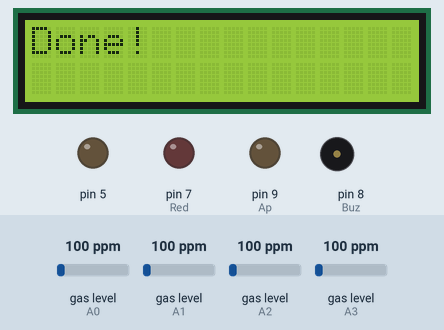
Recording of a sketch running on a simulated Arduino Uno, built with avr-gcc and run on an emulated ATmega328P. Parts: 16×2 character LCD, output pins drawn as LEDs (lit = HIGH), buzzer (waves = sounding, pin HIGH). Inputs (shaded band) come from the test bench; at power-on: gas level (sensors on A0, A1, A2, A3) 100 ppm. What the sketch prints to the serial monitor is not drawn.

Above: at 0.2 s.
At 2.6 s:
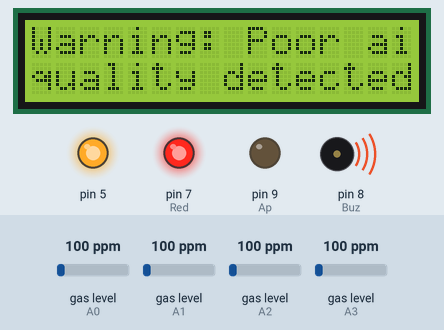
At 7.6 s:
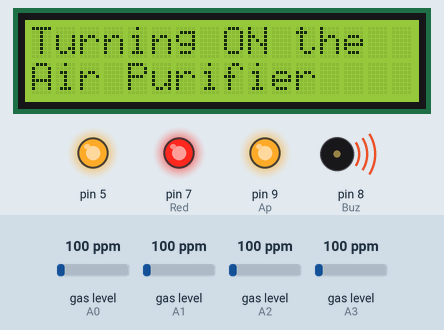
At 12.7 s:
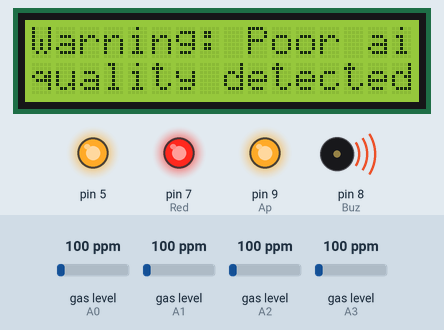
Timing chart, 0 to 14.2 s (numbered marks = the images above):
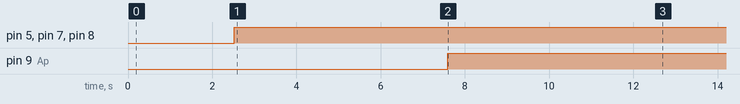

Measured:
- by itself, pin 5, pin 7 (Red), pin 8 (Buz): LOW → HIGH at 2.5 s
- by itself, pin 9 (Ap): LOW → HIGH at 7.6 s
- what the display in image 1 shows lasts 5.0 s, from 2.6 s to 7.6 s

The sketch:

sketch_mar13b.ino
```cpp
//Include the library
#include <Wire.h>
#include <LiquidCrystal_I2C.h>

#include <MQUnifiedsensor.h>
/************************Hardware Related Macros************************************/
#define         Board                   ("Arduino UNO")
#define         Pin0                     (A0)  //Analog input 2 of your arduino
#define         Pin1                     (A1)  //Analog input 3 of your arduino
#define         Pin2                     (A2)  //Analog input 4 of your arduino
#define         Pin3                     (A3)  //Analog input 5 of your arduino
#define         Buz                       (8)  // Buzzer
#define         Red                       (7)  // Red light
#define         Ap                        (9)


/***********************Software Related Macros************************************/

#define         RatioMQ135CleanAir        (3.6)//RS / R0 = 3.6 ppm
#define         RatioMQ6CleanAir          (10) //RS / R0 = 10 ppm
#define         RatioMQ7CleanAir          (27.5) //RS / R0 = 27.5 ppm
#define         RatioMQ9CleanAir          (9.6) //RS / R0 = 9.6 ppm

#define         ADC_Bit_Resolution        (10) // 10 bit ADC
#define         Voltage_Resolution        (5) // Volt resolution to calc the voltage
#define         Type                      ("Arduino UNO") //Board used
/*****************************Globals***********************************************/
//Declare Sensor

MQUnifiedsensor MQ135_1(Board, Voltage_Resolution, ADC_Bit_Resolution, Pin0, Type);
MQUnifiedsensor MQ135_2(Board, Voltage_Resolution, ADC_Bit_Resolution, Pin0, Type);
MQUnifiedsensor MQ135_3(Board, Voltage_Resolution, ADC_Bit_Resolution, Pin0, Type);
MQUnifiedsensor MQ135_4(Board, Voltage_Resolution, ADC_Bit_Resolution, Pin0, Type);
MQUnifiedsensor MQ135_5(Board, Voltage_Resolution, ADC_Bit_Resolution, Pin0, Type);
MQUnifiedsensor MQ135_6(Board, Voltage_Resolution, ADC_Bit_Resolution, Pin0, Type);

MQUnifiedsensor MQ6(Board, Voltage_Resolution, ADC_Bit_Resolution, Pin2, Type);
MQUnifiedsensor MQ7(Board, Voltage_Resolution, ADC_Bit_Resolution, Pin3, Type);
MQUnifiedsensor MQ9(Board, Voltage_Resolution, ADC_Bit_Resolution, Pin1, Type);

unsigned long oldTime = 0;

LiquidCrystal_I2C lcd(0x27, 16, 2); // set the LCD address to 0x27 for a 16 chars and 2 line display

void setup() {
  pinMode(Buz, OUTPUT);
  pinMode(Ap, OUTPUT);
  pinMode(Red, OUTPUT);

  lcd.init();         // initialize the lcd
  lcd.backlight();    // Turn on the LCD screen backlight

  //Init serial port
  Serial.begin(9600);
  //init the sensor

 //----------------------------------------------------------------------------------------------------------------------------------------------------

  MQ135_1.init();
  MQ135_1.setRegressionMethod(1); //_PPM =  a*ratio^b
  MQ135_1.setA(605.18); MQ135_1.setB(-3.937); // Configure the equation to calculate CO concentration value
  MQ135_1.setR0(530);


  MQ135_2.init();
  MQ135_2.setRegressionMethod(1); //_PPM =  a*ratio^b
  MQ135_2.setA(77.255); MQ135_2.setB(-3.18); //Configure the equation to calculate Alcohol concentration value
  MQ135_2.setR0(530);

  MQ135_3.init();
  MQ135_3.setRegressionMethod(1); //_PPM =  a*ratio^b
  MQ135_3.setA(110.47); MQ135_3.setB(-2.862); // Configure the equation to calculate CO2 concentration value
  MQ135_3.setR0(530);

  MQ135_4.init();
  MQ135_4.setRegressionMethod(1); //_PPM =  a*ratio^b
  MQ135_4.setA(44.947); MQ135_4.setB(-3.445); // Configure the equation to calculate Toluen concentration value
  MQ135_4.setR0(530);

  MQ135_5.init();
  MQ135_5.setRegressionMethod(1); //_PPM =  a*ratio^b
  MQ135_5.setA(102.2 ); MQ135_5.setB(-2.473); // Configure the equation to calculate NH4 concentration value
  MQ135_5.setR0(530);

  MQ135_6.init();
  MQ135_6.setRegressionMethod(1); //_PPM =  a*ratio^b
  MQ135_6.setA(34.668); MQ135_6.setB(-3.369); // Configure the equation to calculate Aceton concentration value
  MQ135_6.setR0(530);

  //----------------------------------------------------------------------------------------------------------------------------------------------------
  MQ6.init();
  MQ6.setRegressionMethod(1); //_PPM =  a*ratio^b
  MQ6.setA(2127.2); MQ6.setB(-2.526); // Configure the equation to to calculate CH4 concentration
  MQ6.setR0(13.4285714);

  MQ7.init();
  MQ7.setRegressionMethod(1); //_PPM =  a*ratio^b
  MQ7.setA(99.042); MQ7.setB(-1.518); // Configure the equation to calculate CO concentration value
  MQ7.setR0(4);

  MQ9.init();
  MQ9.setRegressionMethod(1); //_PPM =  a*ratio^b
  MQ9.setA(1000.5); MQ9.setB(-2.186); // Configure the equation to to calculate LPG concentration
  MQ9.setR0(9.42857143);


  Serial.print("Calibrating please wait.");
  lcd.print("Calibrating");
  lcd.setCursor(0, 1);

  float MQ135_1calcR0 = 0;
  float MQ135_2calcR0 = 0;
  float MQ135_3calcR0 = 0;
  float MQ135_4calcR0 = 0;
  float MQ135_5calcR0 = 0;
  float MQ135_6calcR0 = 0;
  float MQ2calcR0 = 0;
  float MQ6calcR0 = 0;
  float MQ7calcR0 = 0;
  float MQ9calcR0 = 0;


  for(int i = 1; i<=15; i ++)
  {
    //Update the voltage Values

    MQ135_1.update();
    MQ135_2.update();
    MQ135_3.update();
    MQ135_4.update();
    MQ135_5.update();
    MQ135_6.update();

    MQ6.update();
    MQ7.update();
    MQ9.update();


    MQ135_1calcR0 += MQ135_1.calibrate(RatioMQ135CleanAir);
    MQ135_2calcR0 += MQ135_2.calibrate(RatioMQ135CleanAir);
    MQ135_3calcR0 += MQ135_3.calibrate(RatioMQ135CleanAir);
    MQ135_4calcR0 += MQ135_4.calibrate(RatioMQ135CleanAir);
    MQ135_5calcR0 += MQ135_5.calibrate(RatioMQ135CleanAir);
    MQ135_6calcR0 += MQ135_6.calibrate(RatioMQ135CleanAir);

    MQ6calcR0 += MQ6.calibrate(RatioMQ6CleanAir);
    MQ7calcR0 += MQ7.calibrate(RatioMQ7CleanAir);
    MQ9calcR0 += MQ9.calibrate(RatioMQ9CleanAir);

    Serial.print(".");
    lcd.print(".");
  }
  MQ135_1.setR0(MQ135_1calcR0/20);
  MQ135_2.setR0(MQ135_2calcR0/20);
  MQ135_3.setR0(MQ135_3calcR0/20);
  MQ135_4.setR0(MQ135_4calcR0/20);
  MQ135_5.setR0(MQ135_5calcR0/20);
  MQ135_6.setR0(MQ135_6calcR0/20);

  MQ6.setR0(MQ6calcR0/20);
  MQ7.setR0(MQ7calcR0/20);
  MQ9.setR0(MQ9calcR0/20);
  lcd.clear();
  lcd.setCursor(0, 0);
  lcd.print("Done!");
  delay(2000);
  Serial.println("  done!.");

  Serial.print("R0 values for each sensors (MQ2 - MQ9):");

  Serial.print(MQ135_1calcR0/10); Serial.print(" |");
  Serial.print(MQ135_2calcR0/10); Serial.print(" |");
  Serial.print(MQ135_3calcR0/10); Serial.print(" |");
  Serial.print(MQ135_4calcR0/10); Serial.print(" |");
  Serial.print(MQ135_5calcR0/10); Serial.print(" |");
  Serial.print(MQ135_6calcR0/10); Serial.print(" |");

  Serial.print(MQ6calcR0/10); Serial.print(" | ");
  Serial.print(MQ7calcR0/10); Serial.print(" | ");
  Serial.print(MQ9calcR0/10); Serial.println(" |");

  if( isinf(MQ135_1calcR0) ||isinf(MQ135_2calcR0) ||isinf(MQ135_3calcR0) ||isinf(MQ135_4calcR0) ||isinf(MQ135_5calcR0) ||isinf(MQ135_6calcR0) || isinf(MQ6calcR0) || isinf(MQ7calcR0) || isinf(MQ9calcR0)) {Serial.println("Warning: Conection issue founded, R0 is infite (Open circuit detected) please check your wiring and supply"); while(1);}
  if( MQ135_1calcR0 == 0 ||MQ135_2calcR0 == 0 ||MQ135_3calcR0 == 0 ||MQ135_4calcR0 == 0 ||MQ135_5calcR0 == 0 ||MQ135_6calcR0 == 0 || MQ6calcR0 == 0 || MQ7calcR0 == 0 || MQ9calcR0 == 0){Serial.println("Warning: Conection issue founded, R0 is zero (Analog pin with short circuit to ground) please check your wiring and supply"); while(1);}
  /*****************************  MQ CAlibration ********************************************/

  //Print in serial monitor
  Serial.println(F("MQ6 to MQ9 - lecture"));
  Serial.println(F("*************************** Values from MQ-board ***************************"));
  Serial.println(F("|   CO    |   Alchohol    |   CO2      |   Toluen    |   NH4      |   Aceton  |   CH4    |    CO    |    Flamable gases   |"));
  Serial.println(F("| MQ-135_1|   MQ-135_2    |   MQ-13_3  |   MQ-135_4  |   MQ-135_5 |  MQ-135_6 |   MQ-6   |   MQ-7   |   MQ-9              |"));
  //pinMode(calibration_button, INPUT);
}

void loop() {
  oldTime = millis();
  while(millis() - oldTime <= (60*1000))
  {
    // VH 5 Volts
    analogWrite(5, 255); // 255 is DC 5V output
    readAllSensors();
    delay(1000);
  }
  // 90s cycle
  oldTime = millis();
  while(millis() - oldTime <= (90*1000))
  {
    // VH 1.4 Volts
    analogWrite(5, 20); // 255 is 100%, 20.4 is aprox 8% of Duty cycle for 90s
    readAllSensors();
    delay(500);
  }
}

void readAllSensors()
{
  //-------------------------
  float MQ135_1Lecture ;
  float MQ135_2Lecture ;
  float MQ135_3Lecture ;
  float MQ135_4Lecture   ;
  float MQ135_5Lecture   ;
  float MQ135_6Lecture  ;
  float MQ6Lecture  ;
  float MQ7Lecture  ;
  float MQ9Lecture  ;
  //Update the voltage Values

  MQ135_1.update();
  MQ135_2.update();
  MQ135_3.update();
  MQ135_4.update();
  MQ135_5.update();
  MQ135_6.update();

  MQ6.update();
  MQ7.update();
  MQ9.update();


  MQ135_1Lecture =  MQ135_1.readSensor();
  MQ135_2Lecture =  MQ135_2.readSensor();
  MQ135_3Lecture =  MQ135_3.readSensor();
  MQ135_4Lecture =  MQ135_4.readSensor();
  MQ135_5Lecture =  MQ135_5.readSensor();
  MQ135_6Lecture =  MQ135_6.readSensor();

  MQ6Lecture =  MQ6.readSensor();
  MQ7Lecture =  MQ7.readSensor();
  MQ9Lecture =  MQ9.readSensor();

//------------------------------------------------------------------------------------------------------------------------------------


  if( (MQ135_1Lecture >= 100) ||  (MQ135_2Lecture >= 300) ||  (MQ135_3Lecture >= 1000) || (MQ135_4Lecture >= 300) || (MQ135_5Lecture >= 100) || (MQ135_6Lecture >= 100) || (MQ6Lecture >= 300) || (MQ7Lecture >= 300) || (MQ9Lecture >= 20))
  {
    int i = 0;
    while(1){
    digitalWrite(Buz, HIGH);
    digitalWrite(Red, HIGH);
    lcd.setCursor(0, 0);
    lcd.print("Warning: Poor air");
    lcd.setCursor(0, 1);
    lcd.print("quality detected!");
    delay(5000);

    if(i == 0 ){
      lcd.clear();
      lcd.setCursor(0, 0);
      lcd.print("Turning ON the");
      lcd.setCursor(0, 1);
      lcd.print("Air Purifier");
      digitalWrite(Ap, HIGH);
      delay(5000);
      lcd.clear();
      i = 1;
    }


    MQ135_1.update();
    MQ135_2.update();
    MQ135_3.update();
    MQ135_4.update();
    MQ135_5.update();
    MQ135_6.update();
    MQ6.update();
    MQ7.update();
    MQ9.update();

    MQ135_1Lecture =  MQ135_1.readSensor();
    MQ135_2Lecture =  MQ135_2.readSensor();
    MQ135_3Lecture =  MQ135_3.readSensor();
    MQ135_4Lecture =  MQ135_4.readSensor();
    MQ135_5Lecture =  MQ135_5.readSensor();
    MQ135_6Lecture =  MQ135_6.readSensor();
    MQ6Lecture =  MQ6.readSensor();
    MQ7Lecture =  MQ7.readSensor();
    MQ9Lecture =  MQ9.readSensor();


    if((MQ135_1Lecture < 100) &&  (MQ135_2Lecture < 300) &&  (MQ135_3Lecture < 1000) && (MQ135_4Lecture < 300)&& (MQ135_5Lecture < 100) && (MQ135_6Lecture < 100) && (MQ6Lecture < 300) && (MQ7Lecture < 300) && (MQ9Lecture < 20)){
    digitalWrite(Buz, LOW);
    digitalWrite(Red, LOW);
    lcd.clear();
    lcd.setCursor(0, 0);
    lcd.print("Turning OFF the");
    lcd.setCursor(0, 1);
    lcd.print("Air Purifier");
    delay(3000);
    digitalWrite(Ap, LOW);
    lcd.clear();

    break;
    }
    }


  }

  lcd.clear();

  //Serial.print(F("|   ")); Serial.print(MQ135_1Lecture);

  lcd.clear();
  lcd.setCursor(0, 0);
  lcd.print("PM2.5:");lcd.print(MQ135_1Lecture+8.74);lcd.print(" mg/m3");

  //Serial.print(F("   |   ")); Serial.print(MQ135_2Lecture);

  lcd.setCursor(0, 1);
  lcd.print("Ozone:");lcd.print(MQ135_2Lecture+29);lcd.print(" PPM");
  delay(1500);
  lcd.clear();

  //Serial.print(F("   |   ")); Serial.print( MQ135_3Lecture+ 400);

  lcd.setCursor(0, 0);
  lcd.print("CO2 :");lcd.print(MQ135_3Lecture+405);lcd.print(" PPM");

  //Serial.print(F("   |   ")); Serial.print(MQ135_4Lecture);

  lcd.setCursor(0, 1);
  lcd.print("Toluene:");lcd.print(MQ135_4Lecture);lcd.print(" PPM");
  delay(1500);
  lcd.clear();

  //Serial.print(F("   |   ")); Serial.print(MQ135_5Lecture);

  lcd.setCursor(0, 0);
  lcd.print("NH4: ");lcd.print(MQ135_5Lecture-1);lcd.print(" PPM");

  //Serial.print(F("   |   ")); Serial.print(MQ135_6Lecture);

  lcd.setCursor(0, 1);
  lcd.print("Aceton:");lcd.print(MQ135_6Lecture);lcd.print(" PPM");
  delay(1500);
  lcd.clear();

  //Serial.print(F("   |   ")); Serial.print(MQ6Lecture);

  lcd.setCursor(0, 0);
  lcd.print("CH4: ");lcd.print(MQ6Lecture);lcd.print(" PPM");

  //Serial.print(F("   |   ")); Serial.print(MQ7Lecture);

  lcd.setCursor(0, 1);
  lcd.print("CO: ");lcd.print(MQ7Lecture);lcd.print(" PPM");
  delay(1500);
  lcd.clear();

  //Serial.print(F("   |   ")); Serial.print(MQ9Lecture);
  //Serial.println("|");

  lcd.setCursor(0, 0);
  lcd.print("Fl.Gas:");lcd.print(MQ9Lecture);lcd.print(" PPM");
  delay(1500);
  lcd.clear();


 // output the data to the serial monitor to get the input values for ESP 32 board via TX/ RX pins
 // Arduino TX -  ESP 32 RS
 // Arduino RX - ESP 32 TX

  Serial.print(MQ135_1Lecture+8.74);
  Serial.print(",");
  Serial.print(MQ135_2Lecture+29);
  Serial.print(",");
  Serial.print(MQ135_3Lecture+405);
  Serial.print(",");
  Serial.print(MQ7Lecture);
  Serial.print(",");
  Serial.print(MQ9Lecture);
  Serial.print("\n");

}
```
